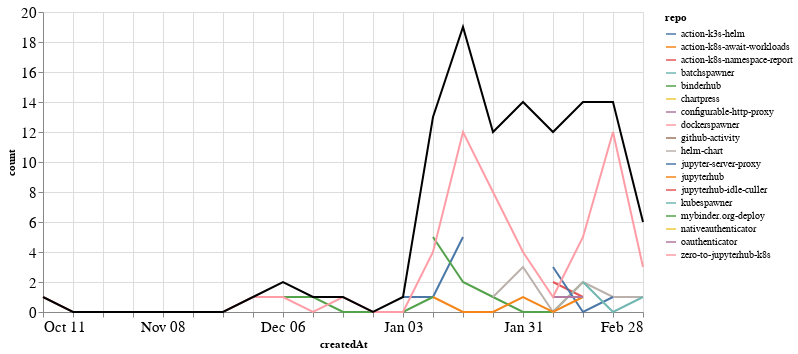

This figure's notebook cell:
### Markdown cell above
### PRs

### Code cell
prs_time = prs.groupby('repo').resample('W', on='createdAt').count()['author'].reset_index()
prs_time = prs_time.rename(columns={'author': 'count'})
prs_time_total = prs_time.groupby('createdAt').agg({"count": "sum"}).reset_index()

ch1 = alt.Chart(prs_time, width=600).mark_line().encode(
    x='createdAt',
    y='count',
    color='repo',
    tooltip="repo"
)

ch2 = alt.Chart(prs_time_total, width=600).mark_line(color="black").encode(
    x='createdAt',
    y='count',
)

ch1 + ch2

### Figure 1 — Vega-Lite specification as saved in the notebook (floating-point values rounded to 4 significant figures)
{"config": {"axisLeft": {"labelFontSize": 15}, "axisBottom": {"labelFontSize": 15}}, "layer": [{"data": {"name": "data-5829b70f77f0a4eddcb7f94bd912aea8"}, "mark": "line", "encoding": {"color": {"type": "nominal", "field": "repo"}, "tooltip": {"type": "nominal", "field": "repo"}, "x": {"type": "temporal", "field": "createdAt"}, "y": {"type": "quantitative", "field": "count"}}, "width": 600}, {"data": {"name": "data-ddf4f323b64a3173a3da89fc0f9c377c"}, "mark": {"type": "line", "color": "black"}, "encoding": {"x": {"type": "temporal", "field": "createdAt"}, "y": {"type": "quantitative", "field": "count"}}, "width": 600}], "$schema": "https://vega.github.io/schema/vega-lite/v4.8.1.json", "datasets": {"data-5829b70f77f0a4eddcb7f94bd912aea8": [{"repo": "action-k3s-helm", "createdAt": "2021-01-03T00:00:00", "count": 1}, {"repo": "action-k3s-helm", "createdAt": "2021-01-10T00:00:00", "count": 1}, {"repo": "action-k3s-helm", "createdAt": "2021-01-17T00:00:00", "count": 5}, {"repo": "action-k8s-await-workloads", "createdAt": "2021-02-07T00:00:00", "count": 3}, {"repo": "action-k8s-namespace-report", "createdAt": "2021-02-07T00:00:00", "count": 2}, {"repo": "action-k8s-namespace-report", "createdAt": "2021-02-14T00:00:00", "count": 1}, {"repo": "batchspawner", "createdAt": "2021-01-31T00:00:00", "count": 1}, {"repo": "binderhub", "createdAt": "2021-01-10T00:00:00", "count": 5}, {"repo": "binderhub", "createdAt": "2021-01-17T00:00:00", "count": 2}, {"repo": "binderhub", "createdAt": "2021-01-24T00:00:00", "count": 1}, {"repo": "binderhub", "createdAt": "2021-01-31T00:00:00", "count": 0}, {"repo": "binderhub", "createdAt": "2021-02-07T00:00:00", "count": 0}, {"repo": "binderhub", "createdAt": "2021-02-14T00:00:00", "count": 2}, {"repo": "chartpress", "createdAt": "2021-01-24T00:00:00", "count": 2}, {"repo": "configurable-http-proxy", "createdAt": "2021-02-07T00:00:00", "count": 2}, {"repo": "dockerspawner", "createdAt": "2021-02-28T00:00:00", "count": 1}, {"repo": "github-activity", "createdAt": "2021-01-10T00:00:00", "count": 1}, {"repo": "helm-chart", "createdAt": "2021-01-24T00:00:00", "count": 1}, {"repo": "helm-chart", "createdAt": "2021-01-31T00:00:00", "count": 3}, {"repo": "helm-chart", "createdAt": "2021-02-07T00:00:00", "count": 0}, {"repo": "helm-chart", "createdAt": "2021-02-14T00:00:00", "count": 2}, {"repo": "helm-chart", "createdAt": "2021-02-21T00:00:00", "count": 1}, {"repo": "helm-chart", "createdAt": "2021-02-28T00:00:00", "count": 1}, {"repo": "jupyter-server-proxy", "createdAt": "2021-02-07T00:00:00", "count": 3}, {"repo": "jupyter-server-proxy", "createdAt": "2021-02-14T00:00:00", "count": 0}, {"repo": "jupyter-server-proxy", "createdAt": "2021-02-21T00:00:00", "count": 1}, {"repo": "jupyterhub", "createdAt": "2021-01-10T00:00:00", "count": 1}, {"repo": "jupyterhub", "createdAt": "2021-01-17T00:00:00", "count": 0}, {"repo": "jupyterhub", "createdAt": "2021-01-24T00:00:00", "count": 0}, {"repo": "jupyterhub", "createdAt": "2021-01-31T00:00:00", "count": 1}, {"repo": "jupyterhub", "createdAt": "2021-02-07T00:00:00", "count": 0}, {"repo": "jupyterhub", "createdAt": "2021-02-14T00:00:00", "count": 1}, {"repo": "jupyterhub-idle-culler", "createdAt": "2021-01-31T00:00:00", "count": 1}, {"repo": "kubespawner", "createdAt": "2021-02-14T00:00:00", "count": 2}, {"repo": "kubespawner", "createdAt": "2021-02-21T00:00:00", "count": 0}, {"repo": "kubespawner", "createdAt": "2021-02-28T00:00:00", "count": 1}, {"repo": "mybinder.org-deploy", "createdAt": "2020-12-06T00:00:00", "count": 1}, {"repo": "mybinder.org-deploy", "createdAt": "2020-12-13T00:00:00", "count": 1}, {"repo": "mybinder.org-deploy", "createdAt": "2020-12-20T00:00:00", "count": 0}, {"repo": "mybinder.org-deploy", "createdAt": "2020-12-27T00:00:00", "count": 0}, {"repo": "mybinder.org-deploy", "createdAt": "2021-01-03T00:00:00", "count": 0}, {"repo": "mybinder.org-deploy", "createdAt": "2021-01-10T00:00:00", "count": 1}, {"repo": "nativeauthenticator", "createdAt": "2021-01-31T00:00:00", "count": 4}, {"repo": "oauthenticator", "createdAt": "2021-02-07T00:00:00", "count": 1}, {"repo": "oauthenticator", "createdAt": "2021-02-14T00:00:00", "count": 1}, {"repo": "zero-to-jupyterhub-k8s", "createdAt": "2020-10-11T00:00:00", "count": 1}, {"repo": "zero-to-jupyterhub-k8s", "createdAt": "2020-10-18T00:00:00", "count": 0}, {"repo": "zero-to-jupyterhub-k8s", "createdAt": "2020-10-25T00:00:00", "count": 0}, {"repo": "zero-to-jupyterhub-k8s", "createdAt": "2020-11-01T00:00:00", "count": 0}, {"repo": "zero-to-jupyterhub-k8s", "createdAt": "2020-11-08T00:00:00", "count": 0}, {"repo": "zero-to-jupyterhub-k8s", "createdAt": "2020-11-15T00:00:00", "count": 0}, {"repo": "zero-to-jupyterhub-k8s", "createdAt": "2020-11-22T00:00:00", "count": 0}, {"repo": "zero-to-jupyterhub-k8s", "createdAt": "2020-11-29T00:00:00", "count": 1}, {"repo": "zero-to-jupyterhub-k8s", "createdAt": "2020-12-06T00:00:00", "count": 1}, {"repo": "zero-to-jupyterhub-k8s", "createdAt": "2020-12-13T00:00:00", "count": 0}, {"repo": "zero-to-jupyterhub-k8s", "createdAt": "2020-12-20T00:00:00", "count": 1}, {"repo": "zero-to-jupyterhub-k8s", "createdAt": "2020-12-27T00:00:00", "count": 0}, {"repo": "zero-to-jupyterhub-k8s", "createdAt": "2021-01-03T00:00:00", "count": 0}, {"repo": "zero-to-jupyterhub-k8s", "createdAt": "2021-01-10T00:00:00", "count": 4}, {"repo": "zero-to-jupyterhub-k8s", "createdAt": "2021-01-17T00:00:00", "count": 12}, {"repo": "zero-to-jupyterhub-k8s", "createdAt": "2021-01-24T00:00:00", "count": 8}, {"repo": "zero-to-jupyterhub-k8s", "createdAt": "2021-01-31T00:00:00", "count": 4}, {"repo": "zero-to-jupyterhub-k8s", "createdAt": "2021-02-07T00:00:00", "count": 1}, {"repo": "zero-to-jupyterhub-k8s", "createdAt": "2021-02-14T00:00:00", "count": 5}, {"repo": "zero-to-jupyterhub-k8s", "createdAt": "2021-02-21T00:00:00", "count": 12}, {"repo": "zero-to-jupyterhub-k8s", "createdAt": "2021-02-28T00:00:00", "count": 3}], "data-ddf4f323b64a3173a3da89fc0f9c377c": [{"createdAt": "2020-10-11T00:00:00", "count": 1}, {"createdAt": "2020-10-18T00:00:00", "count": 0}, {"createdAt": "2020-10-25T00:00:00", "count": 0}, {"createdAt": "2020-11-01T00:00:00", "count": 0}, {"createdAt": "2020-11-08T00:00:00", "count": 0}, {"createdAt": "2020-11-15T00:00:00", "count": 0}, {"createdAt": "2020-11-22T00:00:00", "count": 0}, {"createdAt": "2020-11-29T00:00:00", "count": 1}, {"createdAt": "2020-12-06T00:00:00", "count": 2}, {"createdAt": "2020-12-13T00:00:00", "count": 1}, {"createdAt": "2020-12-20T00:00:00", "count": 1}, {"createdAt": "2020-12-27T00:00:00", "count": 0}, {"createdAt": "2021-01-03T00:00:00", "count": 1}, {"createdAt": "2021-01-10T00:00:00", "count": 13}, {"createdAt": "2021-01-17T00:00:00", "count": 19}, {"createdAt": "2021-01-24T00:00:00", "count": 12}, {"createdAt": "2021-01-31T00:00:00", "count": 14}, {"createdAt": "2021-02-07T00:00:00", "count": 12}, {"createdAt": "2021-02-14T00:00:00", "count": 14}, {"createdAt": "2021-02-21T00:00:00", "count": 14}, {"createdAt": "2021-02-28T00:00:00", "count": 6}]}}
